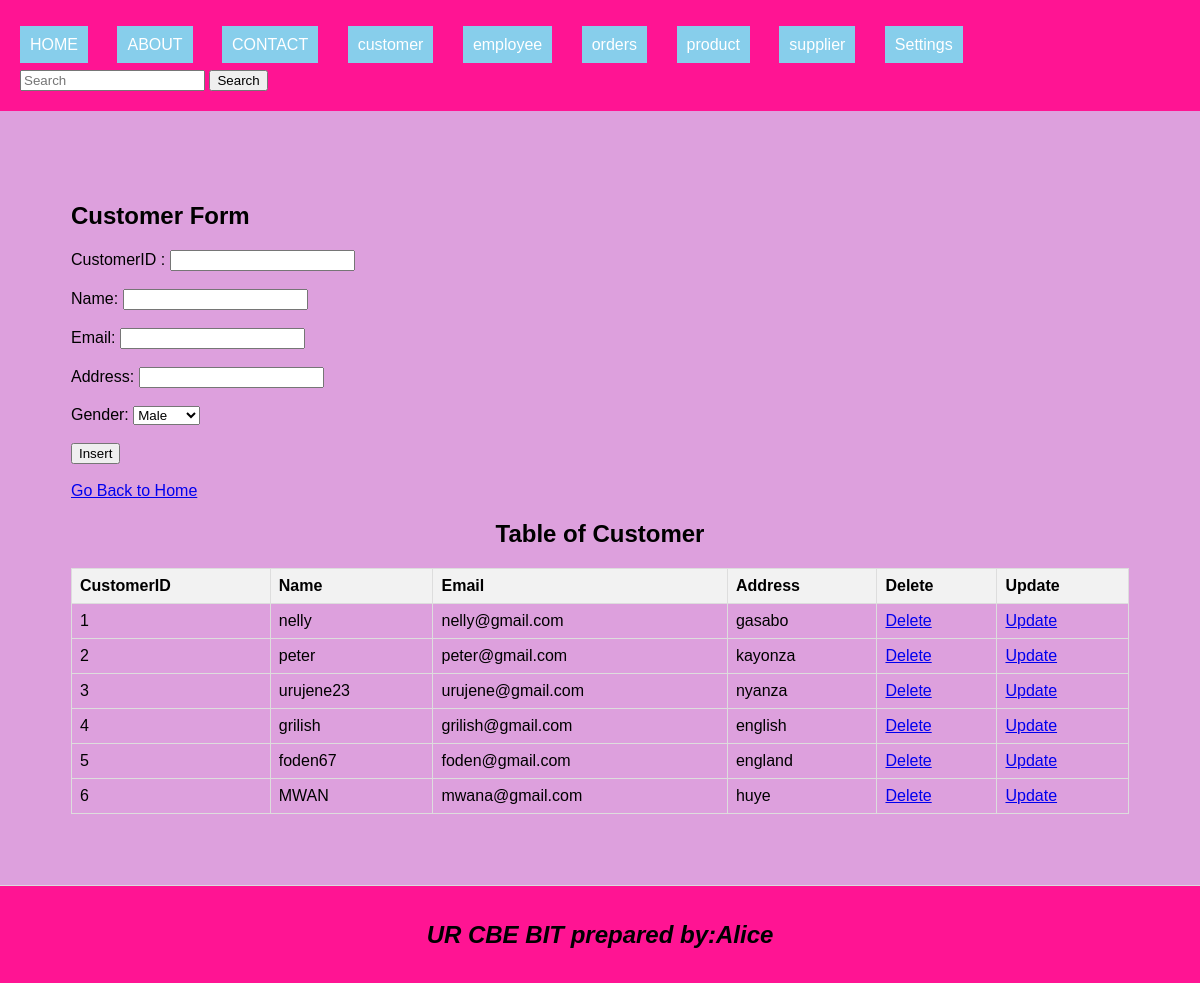
/customer.php, run on the app's committed database.
### tables this page shows
CREATE TABLE `customer` (
  `CustomerID` int(11) NOT NULL,
  `Name` varchar(255) DEFAULT NULL,
  `Email` varchar(255) DEFAULT NULL,
  `Address` varchar(255) DEFAULT NULL
);

### customer.php (the view, shortened to what this page needs)
<!DOCTYPE html>
<html lang="en">
<head>
    <link rel="stylesheet" type="text/css" href="style.css" title="style 1" media="screen, tv, projection, handheld, print"/>
</head>
<body>
<header>
    <ul style="list-style-type: none; padding: 0;">
        <li style="display: inline; margin-right: 10px;"><a href="./home.html" style="padding: 10px; color: white; background-color: skyblue; text-decoration: none; margin-right: 15px;">HOME</a></li>
        <li style="display: inline; margin-right: 10px;"><a href="./about.html" style="padding: 10px; color: white; background-color: skyblue; text-decoration: none; margin-right: 15px;">ABOUT</a></li>
        <li style="display: inline; margin-right: 10px;"><a href="./contact.html" style="padding: 10px; color: white; background-color: skyblue; text-decoration: none; margin-right: 15px;">CONTACT</a></li>
        <li style="display: inline; margin-right: 10px;"><a href="./customer.php" style="padding: 10px; color: white; background-color: skyblue; text-decoration: none; margin-right: 15px;">customer</a></li>
        <li style="display: inline; margin-right: 10px;"><a href="./employee.php" style="padding: 10px; color: white; background-color: skyblue; text-decoration: none; margin-right: 15px;">employee</a></li>
        <li style="display: inline; margin-right: 10px;"><a href="./orders.php" style="padding: 10px; color: white; background-color: skyblue; text-decoration: none; margin-right: 15px;">orders</a></li>
        <li style="display: inline; margin-right: 10px;"><a href="./product.php" style="padding: 10px; color: white; background-color: skyblue; text-decoration: none; margin-right: 15px;">product</a></li>
        <li style="display: inline; margin-right: 10px;"><a href="./supplier.php" style="padding: 10px; color: white; background-color: skyblue; text-decoration: none; margin-right: 15px;">supplier</a></li>
        <li class="dropdown" style="display: inline; margin-right: 10px;">
            <a href="#" style="padding: 10px; color: white; background-color: skyblue; text-decoration: none; margin-right: 15px;">Settings</a>
        </li>
    </ul>
    <form class="d-flex" role="search" action="search.php">
        <input class="form-control me-2" type="search" placeholder="Search" aria-label="Search" name="query">
        <button class="btn btn-outline-success" type="submit">Search</button>
    </form>
</header>
<section>
    <h1>Customer Form</h1>
    <form method="post" onsubmit ="return confirmInsert();">
    <label for="CustomerID">CustomerID :</label>
        <input type="number" id="CustomerID" name="CustomerID" required><br><br>
        <label for="Name">Name:</label>
        <input type="text" id="Name" name="Name" required><br><br>
        <label for="Email">Email:</label>
        <input type="text" id="Email" name="Email" required><br><br>
        <label for="Address">Address:</label>
        <input type="text" id="Address" name="Address" required><br><br>
        <label for="gender">Gender:</label>
        <select name="gender" id="gender">
            <option value="Male">Male</option>
        </select><br><br>
        <input type="submit" name="insert" value="Insert"><br><br>
    </form>
    <a href="./home.html">Go Back to Home</a>
    <?php
    include('database_connection.php');
    $sql = "SELECT * FROM customer";
    $result = $connection->query($sql);
    ?>
    <center><h2>Table of Customer</h2></center>
    <table>
        <tr>
            <th>CustomerID</th>
            <th>Name</th>
            <th>Email</th>
            <th>Address</th>
            <th>Delete</th>
            <th>Update</th>
        </tr>
        <?php
        if ($result->num_rows > 0) {
            while ($row = $result->fetch_assoc()) {
                $cid = $row["CustomerID"];
                echo "<tr>
                    <td>" . $row["CustomerID"] . "</td>
                    <td>" . $row["Name"] . "</td>
                    <td>" . $row["Email"] . "</td>
                    <td>" . $row["Address"] . "</td>
                    <td><a href='delete_customer.php?CustomerID=$cid'>Delete</a></td>
                    <td><a href='update_customer.php?CustomerID=$cid'>Update</a></td>
                </tr>";
            }
        } else {
            echo "<tr><td colspan='5'>No data found</td></tr>";
        }
        ?>
    </table>
</section>
<footer>
    <center>
        <b><h2><i>UR CBE BIT  prepared by:Alice</i></h2></b>
    </center>
</footer>
</body>
</html>

### style.css (style rules this page uses)
body { font-family: Arial, sans-serif; margin: 0; padding: 0; }
header { background-color:burlywood; padding: 20px; }
.dropdown { position: relative; display: inline; margin-right: 10px; }

### customer.php (style rules this page uses)
body { background-color: grey; font-family: Arial, sans-serif; }
table { width: 100%; border-collapse: collapse; }
th, td { border: 1px solid #ddd; padding: 8px; text-align: left; }
th { background-color: #f2f2f2; }
header { background-color: deeppink; padding: 20px; }
section { padding: 71px; border-bottom: 1px solid #ddd; background-color: plum; }
footer { text-align: center; padding: 15px; background-color: deeppink; }

### data on the page
customer: CustomerID "1", Name "nelly", Email "nelly@gmail.com", Address "gasabo"
customer: CustomerID "2", Name "peter", Email "peter@gmail.com", Address "kayonza"
customer: CustomerID "3", Name "urujene23", Email "urujene@gmail.com", Address "nyanza"
customer: CustomerID "4", Name "grilish", Email "grilish@gmail.com", Address "english"
customer: CustomerID "5", Name "foden67", Email "foden@gmail.com", Address "england"
customer: CustomerID "6", Name "MWAN", Email "mwana@gmail.com", Address "huye"
